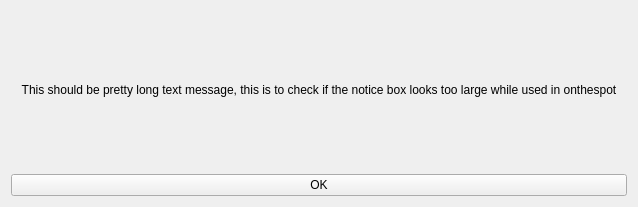
<?xml version="1.0" encoding="UTF-8"?>
<ui version="4.0">
 <class>Form</class>
 <widget class="QWidget" name="Form">
  <property name="geometry">
   <rect>
    <x>0</x>
    <y>0</y>
    <width>638</width>
    <height>207</height>
   </rect>
  </property>
  <property name="windowTitle">
   <string>casualOnTheSpot - Notice</string>
  </property>
  <layout class="QVBoxLayout" name="verticalLayout">
   <item>
    <widget class="QLabel" name="lb_main">
     <property name="text">
      <string>This should be pretty long text message, this is to check if the notice box looks too large while used in onthespot</string>
     </property>
     <property name="scaledContents">
      <bool>true</bool>
     </property>
     <property name="alignment">
      <set>Qt::AlignCenter</set>
     </property>
     <property name="wordWrap">
      <bool>true</bool>
     </property>
    </widget>
   </item>
   <item>
    <widget class="QPushButton" name="btn_close">
     <property name="enabled">
      <bool>true</bool>
     </property>
     <property name="text">
      <string>OK</string>
     </property>
     <property name="flat">
      <bool>false</bool>
     </property>
    </widget>
   </item>
  </layout>
 </widget>
 <resources/>
 <connections/>
</ui>
